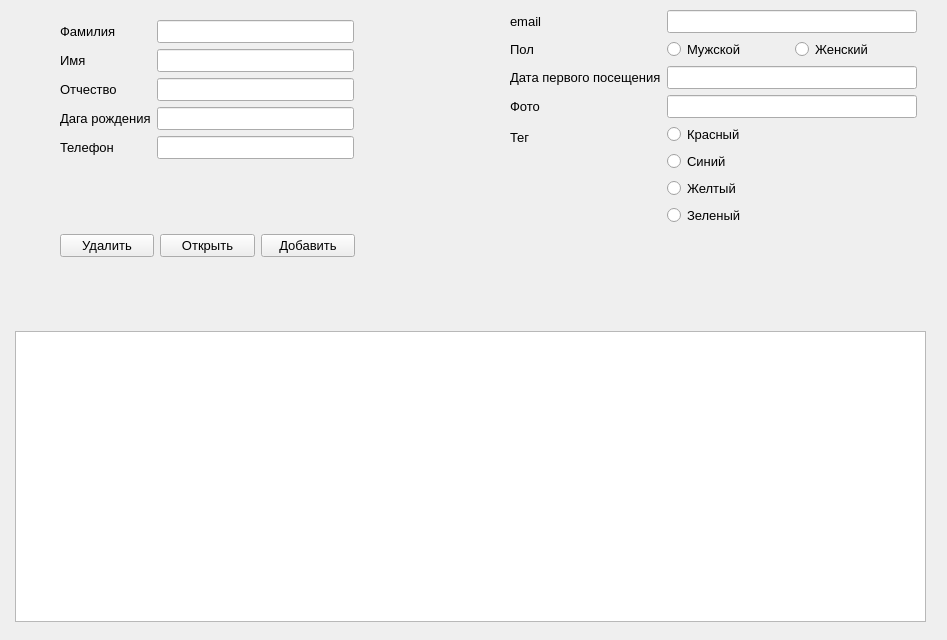
<?xml version="1.0" encoding="UTF-8"?>
<ui version="4.0">
 <class>Form</class>
 <widget class="QWidget" name="Form">
  <property name="geometry">
   <rect>
    <x>0</x>
    <y>0</y>
    <width>947</width>
    <height>640</height>
   </rect>
  </property>
  <property name="font">
   <font>
    <pointsize>10</pointsize>
   </font>
  </property>
  <property name="windowTitle">
   <string>client</string>
  </property>
  <widget class="QTableWidget" name="tableWidget">
   <property name="geometry">
    <rect>
     <x>15</x>
     <y>331</y>
     <width>911</width>
     <height>291</height>
    </rect>
   </property>
  </widget>
  <widget class="QWidget" name="layoutWidget">
   <property name="geometry">
    <rect>
     <x>510</x>
     <y>10</y>
     <width>407</width>
     <height>301</height>
    </rect>
   </property>
   <layout class="QFormLayout" name="formLayout">
    <item row="0" column="0">
     <widget class="QLabel" name="label_7">
      <property name="text">
       <string>email</string>
      </property>
     </widget>
    </item>
    <item row="0" column="1">
     <widget class="QLineEdit" name="leEmail"/>
    </item>
    <item row="1" column="1">
     <layout class="QHBoxLayout" name="horizontalLayout">
      <item>
       <widget class="QRadioButton" name="rbMale">
        <property name="text">
         <string>Мужской</string>
        </property>
       </widget>
      </item>
      <item>
       <widget class="QRadioButton" name="rbFemale">
        <property name="text">
         <string>Женский</string>
        </property>
       </widget>
      </item>
     </layout>
    </item>
    <item row="2" column="1">
     <widget class="QLineEdit" name="LeDataPervogo"/>
    </item>
    <item row="3" column="1">
     <widget class="QLineEdit" name="lePhoto"/>
    </item>
    <item row="1" column="0">
     <widget class="QLabel" name="label_6">
      <property name="text">
       <string>Пол</string>
      </property>
     </widget>
    </item>
    <item row="2" column="0">
     <widget class="QLabel" name="label_9">
      <property name="text">
       <string>Дата первого посещения</string>
      </property>
     </widget>
    </item>
    <item row="3" column="0">
     <widget class="QLabel" name="label_8">
      <property name="text">
       <string>Фото</string>
      </property>
     </widget>
    </item>
    <item row="7" column="1">
     <layout class="QVBoxLayout" name="verticalLayout">
      <item>
       <widget class="QRadioButton" name="rbRed">
        <property name="text">
         <string>Красный</string>
        </property>
       </widget>
      </item>
      <item>
       <widget class="QRadioButton" name="rbBlue">
        <property name="text">
         <string>Синий</string>
        </property>
       </widget>
      </item>
      <item>
       <widget class="QRadioButton" name="rbYellow">
        <property name="text">
         <string>Желтый</string>
        </property>
       </widget>
      </item>
      <item>
       <widget class="QRadioButton" name="rbGreen">
        <property name="text">
         <string>Зеленый</string>
        </property>
       </widget>
      </item>
     </layout>
    </item>
    <item row="7" column="0">
     <widget class="QLabel" name="label_10">
      <property name="text">
       <string>Тег</string>
      </property>
     </widget>
    </item>
   </layout>
  </widget>
  <widget class="QWidget" name="layoutWidget">
   <property name="geometry">
    <rect>
     <x>60</x>
     <y>20</y>
     <width>294</width>
     <height>165</height>
    </rect>
   </property>
   <layout class="QFormLayout" name="formLayout_2">
    <item row="0" column="0">
     <widget class="QLabel" name="label">
      <property name="text">
       <string>Фамилия</string>
      </property>
     </widget>
    </item>
    <item row="0" column="1">
     <widget class="QLineEdit" name="leFamilia"/>
    </item>
    <item row="1" column="0">
     <widget class="QLabel" name="label_2">
      <property name="text">
       <string>Имя</string>
      </property>
     </widget>
    </item>
    <item row="1" column="1">
     <widget class="QLineEdit" name="leImia"/>
    </item>
    <item row="2" column="0">
     <widget class="QLabel" name="label_4">
      <property name="text">
       <string>Отчество</string>
      </property>
     </widget>
    </item>
    <item row="2" column="1">
     <widget class="QLineEdit" name="leOtchest"/>
    </item>
    <item row="3" column="0">
     <widget class="QLabel" name="label_3">
      <property name="text">
       <string>Дага рождения</string>
      </property>
     </widget>
    </item>
    <item row="3" column="1">
     <widget class="QLineEdit" name="leDataRozch"/>
    </item>
    <item row="4" column="0">
     <widget class="QLabel" name="label_5">
      <property name="text">
       <string>Телефон</string>
      </property>
     </widget>
    </item>
    <item row="4" column="1">
     <widget class="QLineEdit" name="lePhone"/>
    </item>
   </layout>
  </widget>
  <widget class="QWidget" name="layoutWidget">
   <property name="geometry">
    <rect>
     <x>60</x>
     <y>230</y>
     <width>295</width>
     <height>32</height>
    </rect>
   </property>
   <layout class="QHBoxLayout" name="horizontalLayout_2">
    <item>
     <widget class="QPushButton" name="pushButton_3">
      <property name="text">
       <string>Удалить</string>
      </property>
     </widget>
    </item>
    <item>
     <widget class="QPushButton" name="pushButton">
      <property name="text">
       <string>Открыть</string>
      </property>
     </widget>
    </item>
    <item>
     <widget class="QPushButton" name="pushButton_2">
      <property name="text">
       <string>Добавить</string>
      </property>
     </widget>
    </item>
   </layout>
  </widget>
 </widget>
 <resources/>
 <connections/>
</ui>
